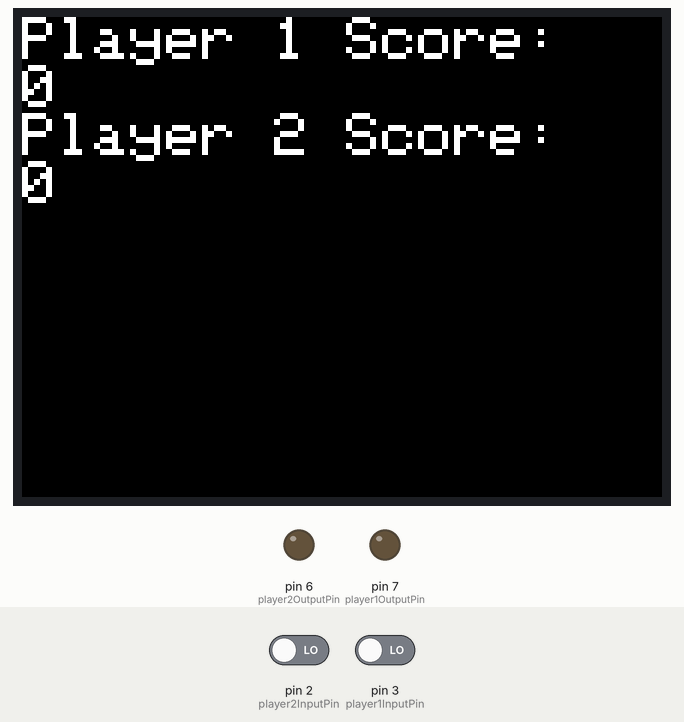
Recording of a sketch running on a simulated Arduino Uno, built with avr-gcc and run on an emulated ATmega328P. Parts: 320×240 colour display, output pins drawn as LEDs (lit = HIGH). The inputs (shaded band) are chosen by the test bench; at power-on: pin 3 (player1InputPin) LOW, pin 2 (player2InputPin) LOW.

Above: at 1.4 s.
1.5 s: pin 3 (player1InputPin) driven HIGH
At 2.5 s:
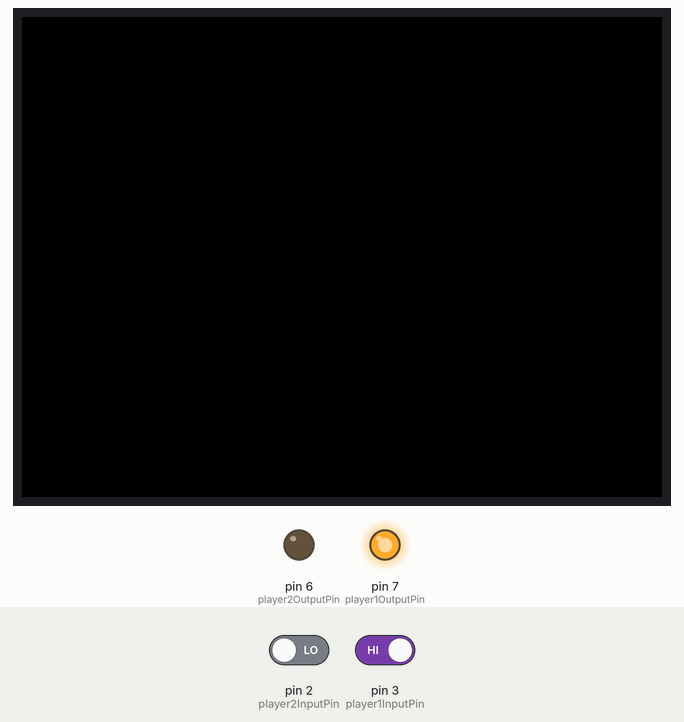
4.5 s: pin 3 (player1InputPin) driven LOW
At 6.4 s:
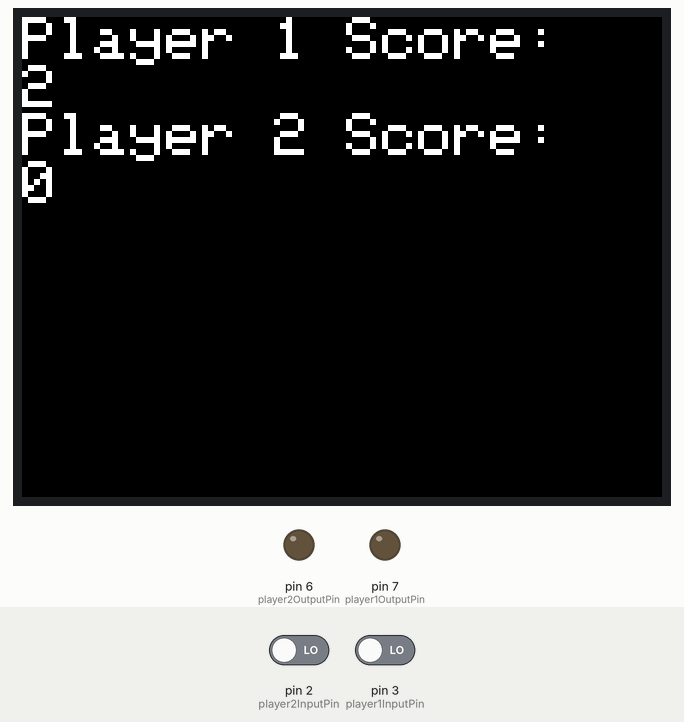
7.1 s: pin 2 (player2InputPin) driven HIGH
At 8.2 s:
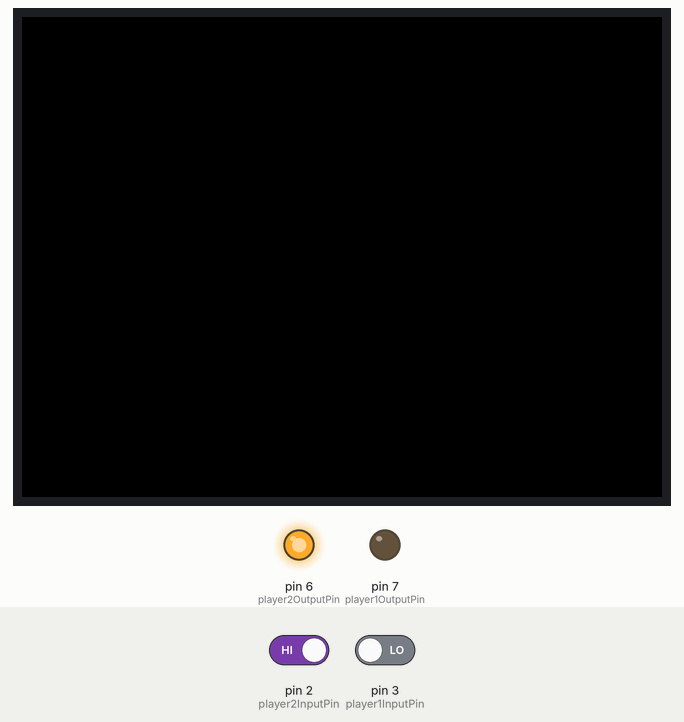
8.6 s: pin 3 (player1InputPin) driven HIGH
At 10.2 s:
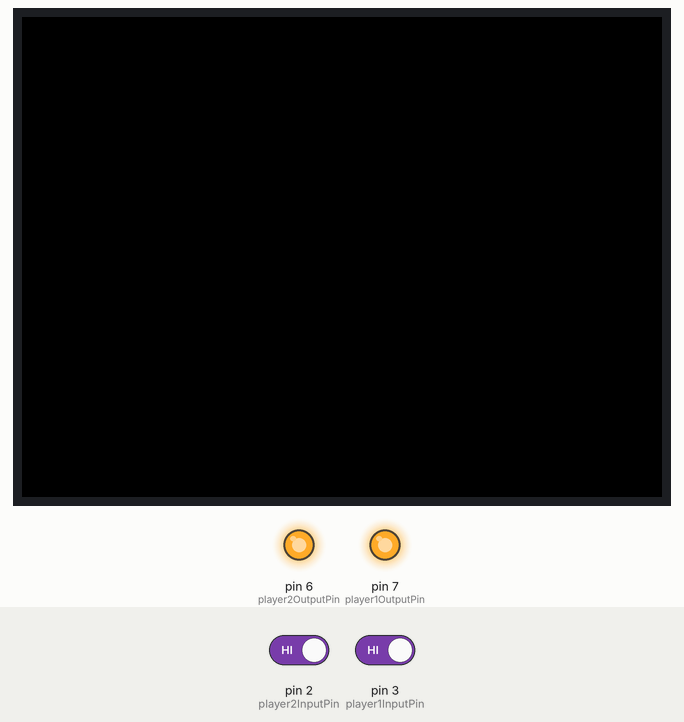
Timing chart, 0 to 11.7 s (numbered marks = the images above; inputs shaded):
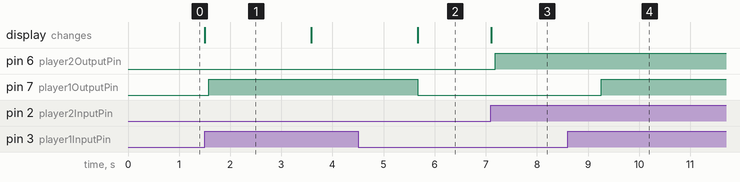

Measured:
- after the input at 1.5 s, pin 7 (player1OutputPin): LOW → HIGH after 0.08 s; the display: changes at once (image 1)
- after the input at 4.5 s, pin 7 (player1OutputPin): HIGH → LOW after 1.2 s
- after the input at 7.1 s, pin 6 (player2OutputPin): LOW → HIGH after 0.09 s; the display: changes at once (image 3)
- after the input at 8.6 s, pin 7 (player1OutputPin): LOW → HIGH after 0.66 s
- what the display in image 1 shows lasts 2.1 s, from 1.5 s to 3.6 s

The sketch:

display-code.ino
```cpp
#include "SPI.h"
#include "Adafruit_GFX.h"
#include "Adafruit_ILI9341.h"

#define TFT_DC 9
#define TFT_CS 10

Adafruit_ILI9341 tft = Adafruit_ILI9341(TFT_CS, TFT_DC);

int player1InputPin = 3;
int player2InputPin = 2;

int player1OutputPin = 7;
int player2OutputPin = 6;

int player1InputState;
int player2InputState;

int player1Score = 0;
int player2Score = 0;

void setup() {
 tft.begin();
 tft.setRotation(3); //landscape
 tft.fillScreen(ILI9341_BLACK);
 tft.setCursor(0, 0);
 tft.setTextColor(ILI9341_WHITE);

 pinMode(player1InputPin, INPUT);
 pinMode(player2InputPin, INPUT);

 pinMode(player1OutputPin, OUTPUT);
 pinMode(player2OutputPin, OUTPUT);
}

void loop() {
 player1InputState = digitalRead(player1InputPin);
 player2InputState = digitalRead(player2InputPin);

 if (player1InputState == HIGH) {
   tft.setTextSize(3);
   tft.fillScreen(ILI9341_BLACK);
   tft.setCursor(0, 0);
   digitalWrite(player1OutputPin, HIGH);
   player1Score++;
   delay(2000);

 } else {
   tft.setTextSize(3);
   digitalWrite(player1OutputPin, LOW);

   tft.setCursor(0, 0);
   tft.println("Player 1 Score:");
   tft.println(player1Score);
   tft.println("Player 2 Score:");
   tft.println(player2Score);
 }

 if (player2InputState == HIGH) {
   tft.setTextSize(3);
   tft.fillScreen(ILI9341_BLACK);
   tft.setCursor(0, 0);
   digitalWrite(player2OutputPin, HIGH);
   player2Score++;
   delay(2000);
 } else {
   tft.setTextSize(3);
   digitalWrite(player2OutputPin, LOW);

   tft.setCursor(0, 0);
   tft.println("Player 1 Score:");
   tft.println(player1Score);
   tft.println("Player 2 Score:");
   tft.println(player2Score);
 }
}
```
